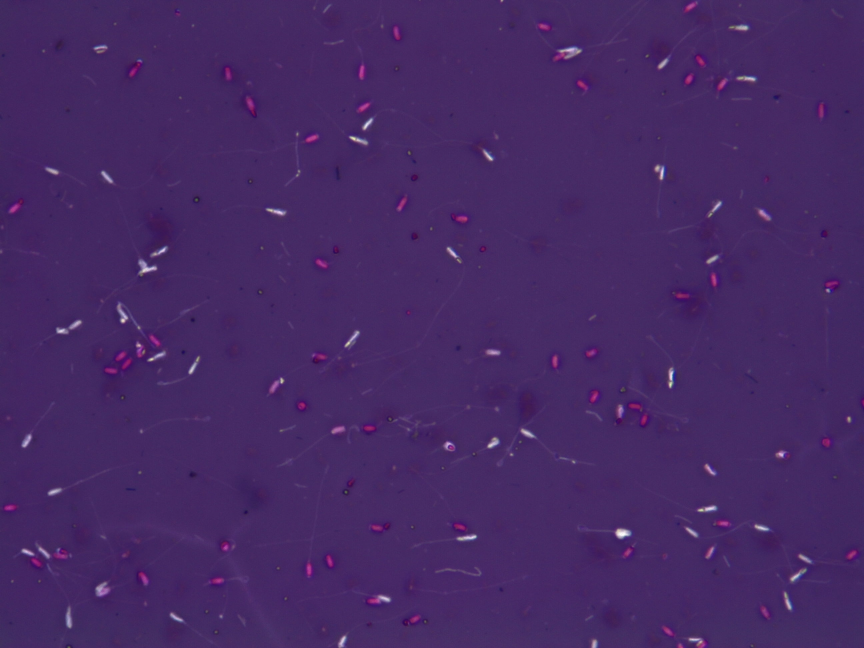
#> input picture photos/11-1.jpg, 2592 x 1944 px (shown at 1/3 size); its folder holds only this picture in this run
$ python 01.label_tool.py
#> lines starting #> are read from the running program, lines starting #| are printed output that depends on the picture
import cv2
import numpy as np
import os
import json

# Global variables
image = None
current_image_index = 0
images = []
labels = {}  # Store annotation data
current_label = 0  # 0=white, 1=pink
points = []
drawing = False

def load_images(folder_path):
#> called with folder_path = 'photos'
    global images, current_image_index, labels, image
    images = [f for f in os.listdir(folder_path) if f.endswith(('.jpg', '.jpeg', '.png'))]
    images.sort()

    # Load existing annotations
    if os.path.exists('labels.json'):
        with open('labels.json', 'r') as f:
#> (reads labels.json from the repository)
            labels = json.load(f)

    if images:
        current_image_index = 0
        load_image()

def load_image():
    global image
    if images:
        img_path = os.path.join('photos', images[current_image_index])
        image = cv2.imread(img_path)
#> image is the input picture: shape (1944, 2592, 3); mean B, G, R 100.7, 41.7, 70.3
        draw_labels()

def draw_labels():
    if image is None:
        return

    img_copy = image.copy()
    img_name = images[current_image_index]

    # Draw annotated sperm
    if img_name in labels:
        for label in labels[img_name]:
            x1, y1, x2, y2, cls = label
            color = (0, 255, 0) if cls == 0 else (0, 0, 255)
            cv2.rectangle(img_copy, (x1, y1), (x2, y2), color, 2)
            label_text = 'White' if cls == 0 else 'Pink'
            cv2.putText(img_copy, label_text, (x1, y1-5), cv2.FONT_HERSHEY_SIMPLEX, 0.5, color, 2)
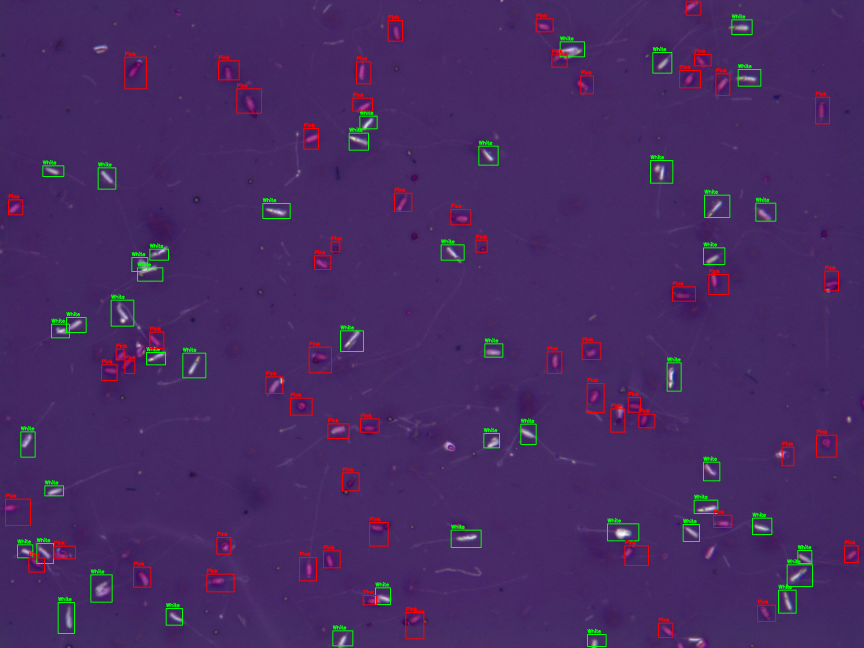
#> img_copy: shape (1944, 2592, 3) (shown at 1/3 size); mean B, G, R 98.8, 43.2, 71.5

    # Draw currently annotating rectangle
    if len(points) == 2:
        cv2.rectangle(img_copy, points[0], points[1], (255, 0, 0), 2)

    # Add instructions
    cv2.putText(img_copy, f"Image: {current_image_index+1}/{len(images)}", (10, 30),
               cv2.FONT_HERSHEY_SIMPLEX, 1, (255, 255, 255), 2)
    cv2.putText(img_copy, f"Current Label: {'White' if current_label == 0 else 'Pink'}", (10, 60),
               cv2.FONT_HERSHEY_SIMPLEX, 1, (0, 255, 0) if current_label == 0 else (0, 0, 255), 2)
    cv2.putText(img_copy, "Instructions:", (10, 90), cv2.FONT_HERSHEY_SIMPLEX, 0.8, (255, 255, 255), 2)
    cv2.putText(img_copy, "  Drag to draw box", (10, 115), cv2.FONT_HERSHEY_SIMPLEX, 0.6, (255, 255, 255), 1)
    cv2.putText(img_copy, "  W/P: Switch label", (10, 135), cv2.FONT_HERSHEY_SIMPLEX, 0.6, (255, 255, 255), 1)
    cv2.putText(img_copy, "  D: Delete last label", (10, 155), cv2.FONT_HERSHEY_SIMPLEX, 0.6, (255, 255, 255), 1)
    cv2.putText(img_copy, "  N: Next image", (10, 175), cv2.FONT_HERSHEY_SIMPLEX, 0.6, (255, 255, 255), 1)
    cv2.putText(img_copy, "  P: Previous image", (10, 195), cv2.FONT_HERSHEY_SIMPLEX, 0.6, (255, 255, 255), 1)
    cv2.putText(img_copy, "  S: Save labels", (10, 215), cv2.FONT_HERSHEY_SIMPLEX, 0.6, (255, 255, 255), 1)
    cv2.putText(img_copy, "  Q: Quit", (10, 235), cv2.FONT_HERSHEY_SIMPLEX, 0.6, (255, 255, 255), 1)

    cv2.imshow('Annotation Tool', img_copy)

# [25 lines left out: function mouse_callback, not called in this run]

def save_labels():
    with open('labels.json', 'w') as f:
        json.dump(labels, f, indent=2)
    print("Labels saved to labels.json")

# [58 lines left out: function convert_to_yolo_format, not called in this run]

def main():
    global current_label, current_image_index

    # Load images
    load_images('photos')

    if not images:
        print("No images found in photos folder!")
        return

    # Create window and mouse callback
    cv2.namedWindow('Annotation Tool', cv2.WINDOW_NORMAL)
    cv2.setMouseCallback('Annotation Tool', mouse_callback)

    draw_labels()

    print("Annotation Tool started!")
    print("Instructions:")
    print("  Drag to draw box around sperm")
    print("  W: Label as White (live sperm)")
    print("  P: Label as Pink (fragmented sperm)")
    print("  D: Delete last label")
    print("  N: Next image")
    print("  B: Previous image")
    print("  S: Save labels")
    print("  Q: Quit")

    while True:
        key = cv2.waitKey(1) & 0xFF
#> (key q is pressed here)

        if key == ord('w'):
            current_label = 0
            print("Current label: White")
            draw_labels()
        elif key == ord('p'):
            current_label = 1
            print("Current label: Pink")
            draw_labels()
        elif key == ord('d'):
            img_name = images[current_image_index]
            if img_name in labels and labels[img_name]:
                labels[img_name].pop()
                print("Deleted last label")
                draw_labels()
        elif key == ord('n'):
            if current_image_index < len(images) - 1:
                current_image_index += 1
                load_image()
                print(f"Image {current_image_index+1}/{len(images)}")
        elif key == ord('b'):
            if current_image_index > 0:
                current_image_index -= 1
                load_image()
                print(f"Image {current_image_index+1}/{len(images)}")
        elif key == ord('s'):
            save_labels()
        elif key == ord('q'):
            save_labels()
            print("Exiting...")
            break

    cv2.destroyAllWindows()

if __name__ == '__main__':
    main()
